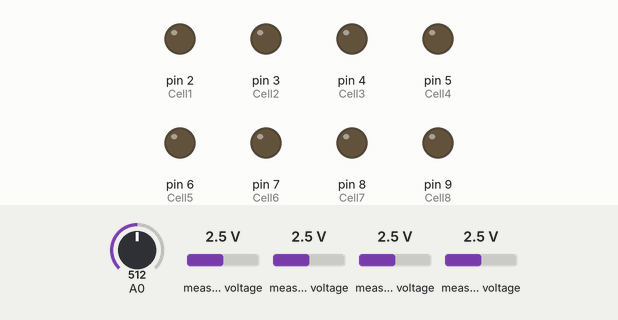
Simulated run of this sketch. Board: Arduino Uno, built with avr-gcc and run on an emulated ATmega328P. Parts: output pins drawn as LEDs (lit = HIGH). The inputs (shaded band) are chosen by the test bench; at power-on: A0 = 512, measured voltage 2.5 V. What the sketch prints to the serial monitor is not drawn.

Above: at 1.2 s.
1.3 s: A0 set to 600
2.8 s: A0 set to 620
At 3.7 s:
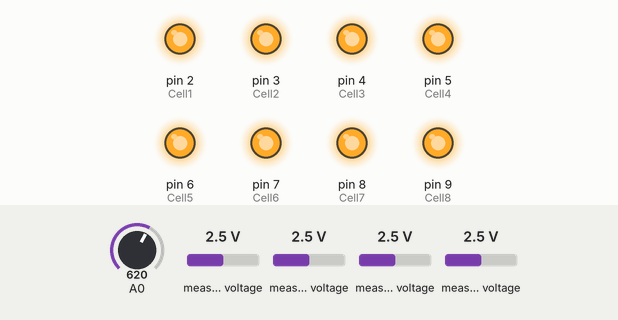
Timing chart, 0 to 5.8 s (numbered marks = the images above; inputs shaded):
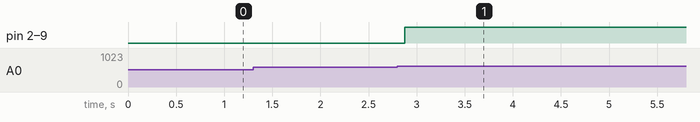

Measured:
- the behaviour switches between 613 and 614 on A0 (found by bisection; images 0 and 1)
- after the input at 1.3 s, every drawn part: stays the same
- after the input at 2.8 s, pin 2 (Cell1), pin 3 (Cell2), pin 4 (Cell3), pin 5 (Cell4), pin 6 (Cell5), pin 7 (Cell6), pin 8 (Cell7), pin 9 (Cell8): LOW → HIGH after 0.08 s

The sketch:

BMS.ino
```cpp
#include <Adafruit_ADS1X15.h>
Adafruit_ADS1115 ads1;
Adafruit_ADS1115 ads2;

int adc0 = 0;
int adc1 = 0;
int adc2 = 0;
int adc3 = 0;

int adc4 = 0;
int adc5 = 0;
int adc6 = 0;
int adc7 = 0;
int volt8 = 0;

int Cell1 = 2;
int Cell2 = 3;
int Cell3 = 4;
int Cell4 = 5;
int Cell5 = 6;
int Cell6 = 7;
int Cell7 = 8;
int Cell8 = 9;
float volts0, volts1, volts2, volts3, volts4, volts5, volts6, volts7;

void setup() {
  // put your setup code here, to run once:
  ads1.begin(0x48);
  ads2.begin(0x49);
  pinMode(Cell1, OUTPUT);
  pinMode(Cell2, OUTPUT);
  pinMode(Cell3, OUTPUT);
  pinMode(Cell4, OUTPUT);
  pinMode(Cell5, OUTPUT);
  pinMode(Cell6, OUTPUT);
  pinMode(Cell7, OUTPUT);
  pinMode(Cell8, OUTPUT);
  Serial.begin(9600);
}

void loop() {
  // put your main code here, to run repeatedly:

  volt8 = analogRead(A0);
  volt8 = map(volt8, 0, 1023, 0, 5) * 5;
  if (volt8 > 10) {
    adc0 = ads1.readADC_SingleEnded(0);
    adc1 = ads1.readADC_SingleEnded(1);
    adc2 = ads1.readADC_SingleEnded(2);
    adc3 = ads1.readADC_SingleEnded(3);
    volts0 = ads1.computeVolts(adc0);
    volts1 = ads1.computeVolts(adc1);
    volts2 = ads1.computeVolts(adc2);
    volts3 = ads1.computeVolts(adc3);

    adc4 = ads2.readADC_SingleEnded(0);
    adc5 = ads2.readADC_SingleEnded(1);
    adc6 = ads2.readADC_SingleEnded(2);
    adc7 = ads2.readADC_SingleEnded(3);
    volts4 = ads2.computeVolts(adc4);
    volts5 = ads2.computeVolts(adc5);
    volts6 = ads2.computeVolts(adc6);
    volts7 = ads2.computeVolts(adc7);
    volts0 = volts0 * 5;
    volts1 = volts1 * 5;
    volts2 = volts2 * 5;
    volts3 = volts3 * 5;
    volts4 = volts4 * 5;
    volts5 = volts5 * 5;
    volts6 = volts6 * 5;
    volts7 = volts7 * 5;
    if (volts0 < 10) {
      digitalWrite(Cell1, HIGH);
    }
    else {
      digitalWrite(Cell1, LOW);
    }

    if (volts1 < 10) {
      digitalWrite(Cell2, HIGH);
    }
    else {
      digitalWrite(Cell2, LOW);
    }
    if (volts2 < 10) {
      digitalWrite(Cell3, HIGH);
    }
    else {
      digitalWrite(Cell3, LOW);
    }
    if (volts3 < 10) {
      digitalWrite(Cell4, HIGH);
    }
    else {
      digitalWrite(Cell4, LOW);
    }

    if (volts4 < 10) {
      digitalWrite(Cell5, HIGH);
    }
    else {
      digitalWrite(Cell5, LOW);
    }
    if (volts5 < 10) {
      digitalWrite(Cell6, HIGH);
    }
    else {
      digitalWrite(Cell6, LOW);
    }

    if (volts6 < 10) {
      digitalWrite(Cell7, HIGH);
    }
    else {
      digitalWrite(Cell7, LOW);
    }
    if (volts7 < 10) {
      digitalWrite(Cell8, HIGH);
    }
    else {
      digitalWrite(Cell8, LOW);
    }


    if (volts0 > 12) {
      digitalWrite(Cell1, LOW);
    }
    else {
      digitalWrite(Cell1, HIGH);
    }

    if (volts1 > 12) {
      digitalWrite(Cell2, LOW);
    }
    else {
      digitalWrite(Cell2, HIGH);
    }

    if (volts2 > 12) {
      digitalWrite(Cell3, LOW);
    }
    else {
      digitalWrite(Cell3, HIGH);
    }

    if (volts3 > 12) {
      digitalWrite(Cell4, LOW);
    }
    else {
      digitalWrite(Cell4, HIGH);
    }

    if (volts4 > 12) {
      digitalWrite(Cell5, LOW);
    }
    else {
      digitalWrite(Cell5, HIGH);
    }

    if (volts5 > 12) {
      digitalWrite(Cell6, LOW);
    }
    else {
      digitalWrite(Cell6, HIGH);
    }

    if (volts6 > 12) {
      digitalWrite(Cell7, LOW);
    }
    else {
      digitalWrite(Cell7, HIGH);
    }
    if (volts7 > 12) {
      digitalWrite(Cell8, LOW);
    }
    else {
      digitalWrite(Cell8, HIGH);
    }


  }
  adc0 = ads1.readADC_SingleEnded(0);
  adc1 = ads1.readADC_SingleEnded(1);
  adc2 = ads1.readADC_SingleEnded(2);
  adc3 = ads1.readADC_SingleEnded(3);
  volts0 = ads1.computeVolts(adc0);
  volts1 = ads1.computeVolts(adc1);
  volts2 = ads1.computeVolts(adc2);
  volts3 = ads1.computeVolts(adc3);

  adc4 = ads2.readADC_SingleEnded(0);
  adc5 = ads2.readADC_SingleEnded(1);
  adc6 = ads2.readADC_SingleEnded(2);
  adc7 = ads2.readADC_SingleEnded(3);
  volts4 = ads2.computeVolts(adc4);
  volts5 = ads2.computeVolts(adc5);
  volts6 = ads2.computeVolts(adc6);
  volts7 = ads2.computeVolts(adc7);
  volts0 = volts0 * 5;
  volts1 = volts1 * 5;
  volts2 = volts2 * 5;
  volts3 = volts3 * 5;
  volts4 = volts4 * 5;
  volts5 = volts5 * 5;
  volts6 = volts6 * 5;
  volts7 = volts7 * 5;
  Serial.println(volts0);
  Serial.println(volts1);
  Serial.println(volts2);
  Serial.println(volts3);
  Serial.println(volts4);
  Serial.println(volts5);
  Serial.println(volts6);
  Serial.println(volts7);
}
```
